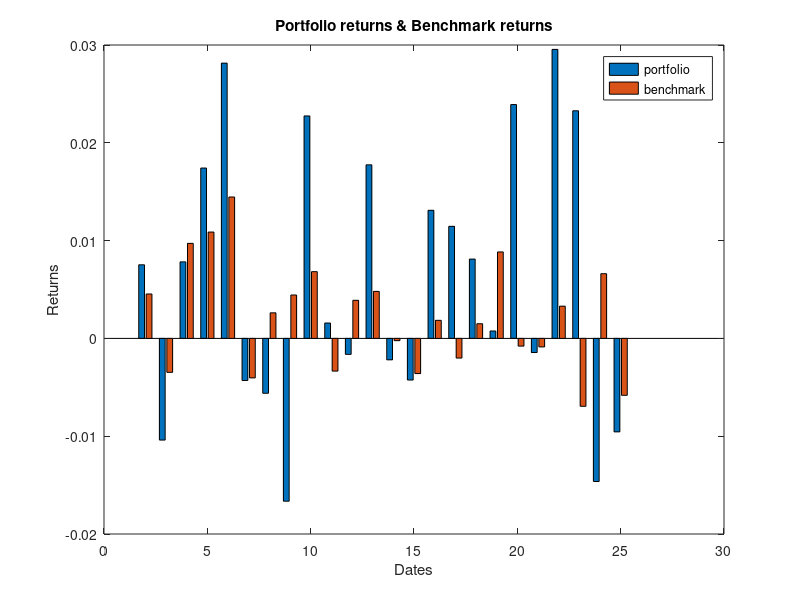

This chart was generated by the following MATLAB code:
clear all
clc

initialDate = 0; %27/10 one day before start
secondDate = 10; %11/11 one day before first change 
thirdDate = 21; %26/11 one day before second change
endDate = 25; %02/12 last day


load('RendPtf'); 
load('RendBench');

date1 = initialDate+1;
date2 = secondDate;
covariance = cov(RendPtf(date1:date2),RendBench(date1:date2));
corr = covariance(1,2) / ( std(RendPtf(date1:date2))*std(RendBench(date1:date2)) ); 
R_squared = corr^2;

x = [1:1:25];
y = [RendPtf, RendBench];
bar(x,y)
title('Portfolio returns & Benchmark returns')
xlabel('Dates')
ylabel('Returns')
legend('portfolio','benchmark')

